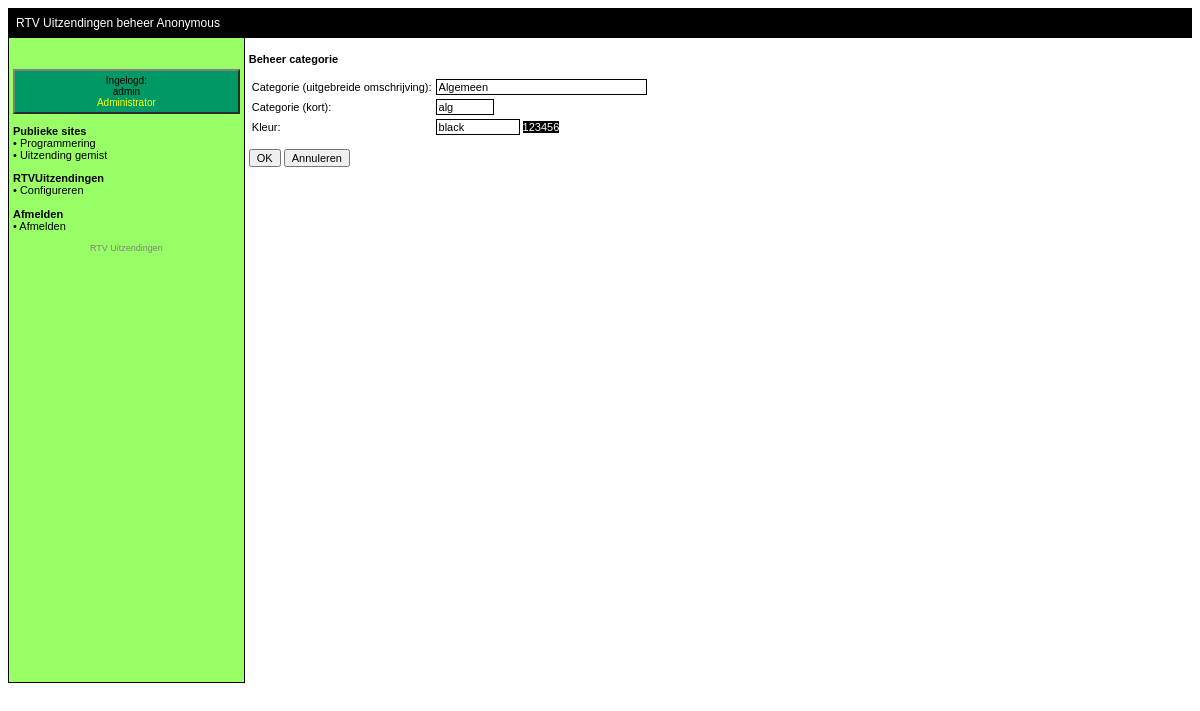
/webfiles/admin/categorys/category.php?id=8 (signed in), run on the app's committed database.
### tables this page shows
CREATE TABLE `rtvuitzendingen_categorys` (
  `id` int(10) unsigned NOT NULL auto_increment,
  `category` varchar(100) NOT NULL default '',
  `color` varchar(10) NOT NULL default '',
  `shortname` varchar(6) NOT NULL default '',
  PRIMARY KEY  (`id`)
);

### webfiles/admin/categorys/category.php (called while the page is built, shortened)
<?php
require(SYSTEM_DIR.'/../admin/main/inc/header.php');
if ($_SERVER['REQUEST_METHOD']=="GET")
	if (isset($_GET['id']))
		$_SESSION['category'] = new ProgramCategory($_GET['id']);
	else
		$_SESSION['category'] = new ProgramCategory(0);
require("./forms/category.php");
require(SYSTEM_DIR."/../admin/main/inc/footer.php");
?>

### webfiles/system/classes/721_ProgramCategory.php (called while the page is built, shortened)
<?php
class ProgramCategory
{
	function __construct($id)
	{
		if ($id>0)
		{
			$result=$GLOBALS['mysql']->query("SELECT category, color, shortname FROM ".$GLOBALS['table']['categorys']." WHERE id=".$id);
			while ($row = $result->fetch_assoc())
			{
				$this->category = $row['category'];
				$this->color = $row['color'] ;
				$this->shortname = $row['shortname'];
			}
		}
	}
}

### webfiles/admin/categorys/forms/category.php (the view, shortened to what this page needs)
<form method="post" name="category" action="<?php print $_SERVER['PHP_SELF']; ?>">
	<p>
		<b>Beheer categorie</b>
	</p>
	<table class="fullWidth">
		<tr>
			<td>
				Categorie (uitgebreide omschrijving):
			</td>
			<td>
				<input name="category" class="text" value="<?php print $_SESSION['category']->category; ?>" size="30" maxlength="30">
			</td>
		</tr>
		<tr>
			<td>
				Categorie (kort):
			</td>
			<td>
				<input name="shortname" class="text" value="<?php print $_SESSION['category']->shortname; ?>" size="6" maxlength="6">
			</td>
		</tr>
		<tr>
			<td>
				Kleur:
			</td>
			<td>
				<input name="color" class="text" value="<?php print $_SESSION['category']->color; ?>" size="10" maxlength="10">&#32;<span style="background-color:<?php print $_SESSION['category']->color; ?>;color:white">123456</span>
			</td>
		</tr>
	</table>
	<p>
		<input type="button" class="button" value="OK" onclick="submitForm();">&#32;
		<input type="button" class="button" value="Annuleren" onclick="cancelForm();">
	</p>
</form>

### webfiles/admin/main/css/main.css (style rules this page uses)
BODY { font-family: verdana, sans-serif; font-size: 11px; }
TABLE { font-family: verdana, sans-serif; font-size: 11px; }
INPUT.text { font-family: verdana, sans-serif; font-size: 11px; border-style: solid; border-width: 1px; border-color: black; }
INPUT.button { font-family: verdana, sans-serif; font-size: 11px; }

### data on the page
rtvuitzendingen_categorys: category "Algemeen", shortname "alg", color "black"

### other printed values
$GLOBALS['main']['broadcaster'] "Anonymous"
$_SESSION['loginName'] "admin"
